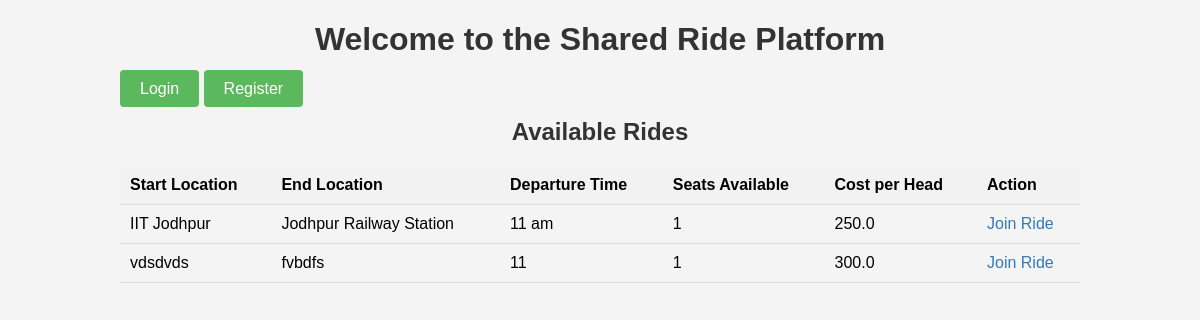
Page /home on the earlier database version.
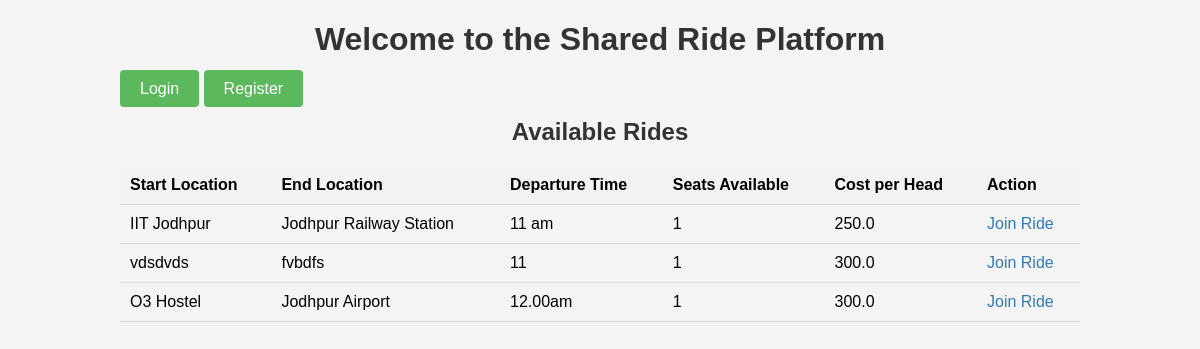
Same page on the later database version.
### models.py (models this page shows)
class Ride(db.Model):
    id = db.Column(db.Integer, primary_key=True)
    start_location = db.Column(db.String(255), nullable=False)
    end_location = db.Column(db.String(255), nullable=False)
    meetup_point = db.Column(db.String(255), nullable=False)
    departure_time = db.Column(db.String(20), nullable=False)
    available_seats = db.Column(db.Integer, nullable=False)
    cost_per_head = db.Column(db.Float, nullable=False)
    gender_preference = db.Column(db.String(10), nullable=False)  # 'male', 'female', 'co-ed'
    author_id = db.Column(db.Integer, db.ForeignKey('user.id'), nullable=False)  # Ensure 'user.id' matches the User model

### routes.py (the view)
@app.route('/')
@app.route('/home')
def home():
    rides = Ride.query.all()
    return render_template('index.html', rides=rides)

### app.py (called while the page is built)
@app.before_request
def create_tables():
    from models import User, Ride  # Import here to avoid circular import
    db.create_all()  # Create tables when the app first runs

### templates/index.html (shortened to what this page needs)
<!DOCTYPE html>
<html lang="en">
<head>
    <link rel="stylesheet" href="{{ url_for('static', filename='styles.css') }}">
</head>
<body>
    <div class="container">
        <h1>Welcome to the Shared Ride Platform</h1>
        {% if current_user.is_authenticated %}
            <a href="{{ url_for('new_ride') }}" class="btn">Post a Ride</a>
            <a href="{{ url_for('logout') }}" class="btn">Logout</a>
        {% else %}
            <a href="{{ url_for('login') }}" class="btn">Login</a>
            <a href="{{ url_for('register') }}" class="btn">Register</a>
        {% endif %}
        <h2>Available Rides</h2>
        <table>
            <tr>
                <th>Start Location</th>
                <th>End Location</th>
                <th>Departure Time</th>
                <th>Seats Available</th>
                <th>Cost per Head</th>
                <th>Action</th>
            </tr>
            {% for ride in rides %}
            <tr>
                <td>{{ ride.start_location }}</td>
                <td>{{ ride.end_location }}</td>
                <td>{{ ride.departure_time }}</td>
                <td>{{ ride.available_seats }}</td>
                <td>{{ ride.cost_per_head }}</td>
                <td><a href="{{ url_for('join_ride', ride_id=ride.id) }}">Join Ride</a></td>
            </tr>
            {% endfor %}
        </table>
    </div>
</body>
</html>

### static/styles.css (style rules this page uses)
body { font-family: Arial, sans-serif; background-color: #f4f4f4; margin: 0; padding: 0; box-sizing: border-box; }
h1, h2 { text-align: center; color: #333; }
.container { width: 80%; margin: 20px auto; }
button, .btn { background-color: #5cb85c; color: white; padding: 10px 20px; border: none; border-radius: 4px; cursor: pointer; font-size: 16px; }
a { color: #337ab7; text-decoration: none; }
table { width: 100%; border-collapse: collapse; margin-top: 20px; }
table th, table td { padding: 10px; text-align: left; border-bottom: 1px solid #ddd; }
table th { background-color: #f2f2f2; }

Differences in the rows shown:
added Ride: start_location "O3 Hostel", end_location "Jodhpur Airport", departure_time "12.00am", available_seats "1", cost_per_head "300.0"
